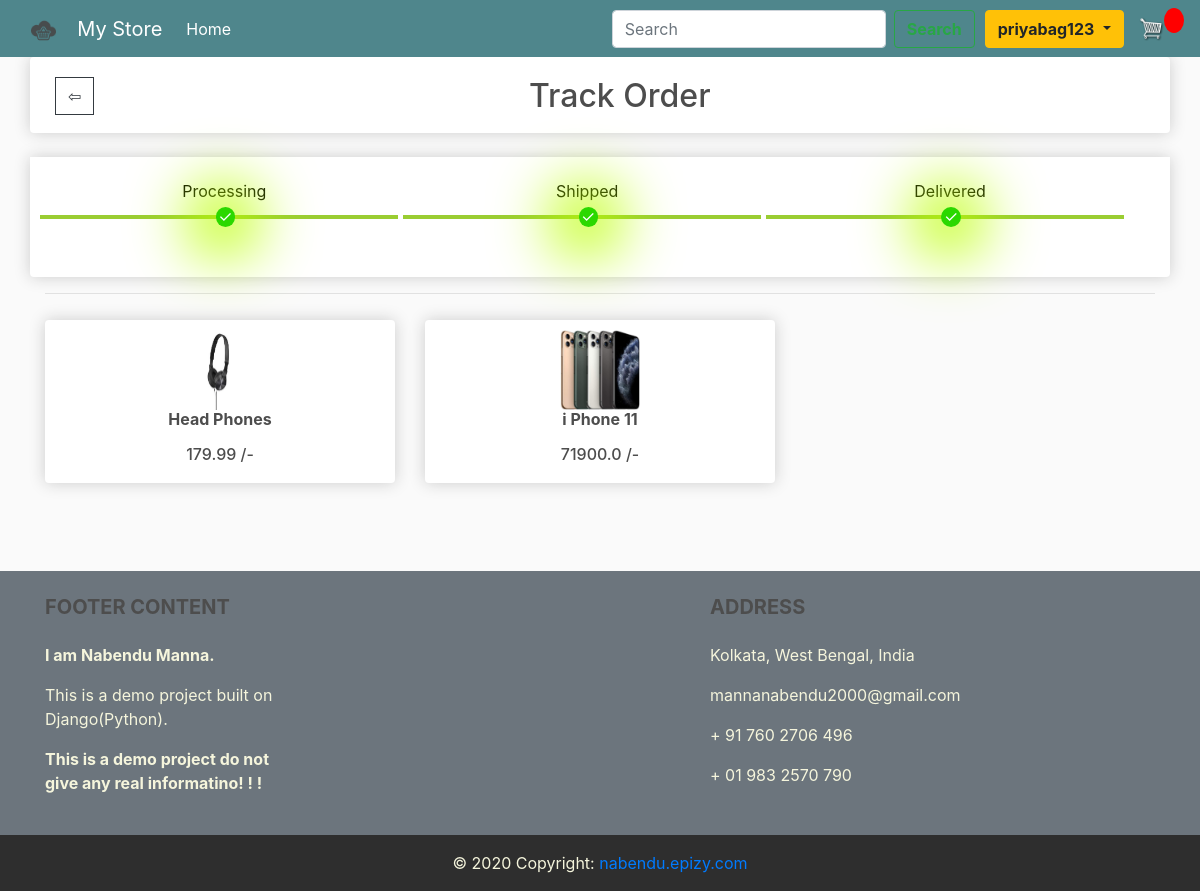
Screenshot of /trackOrder/?id=9 (signed in) with the database file from the repository.
### store/models.py (models this page shows, shortened)
class OrderItem(models.Model):
    product = models.ForeignKey(Product, null=True, blank = True, on_delete=models.CASCADE)
    order = models.ForeignKey(Order, null=True, blank = True, on_delete=models.CASCADE)
    quantity = models.IntegerField(default = 0, null=True, blank = True)
    date_added = models.DateTimeField(auto_now_add=True)

class Product(models.Model):
    name = models.CharField(max_length=50, null=True)
    price = models.FloatField();
    details = models.CharField(max_length=150, null=True)
    image = models.ImageField(null=True, blank=True)
    catagoryId = models.ForeignKey(Catagories, null=True, blank=True, on_delete=models.CASCADE)
    brandId = models.ForeignKey(Brands,null=True, blank = True,  on_delete=models.CASCADE)
    @property
    def imageURL(self):
        try:
            url = self.image.url
        except:
            url = ''
        return url

### store/views.py (the view)
# urls.py: path('trackOrder/',views.trackOrder, name="trackOrder"),
def trackOrder (request):
     if request.method == 'GET':
          oId = request.GET['id']
          order = Order.objects.get(id = oId)
          items = order.orderitem_set.all()
          customer = request.user.customer
          shippingAddress = ShippingAddress.objects.get(order = order.id)
     context = {'shippingAddress': shippingAddress, 'items': items}
     return render(request, 'customer/trackOrder.html', context)

### store/templates/customer/trackOrder.html (shortened to what this page needs)
{% extends 'store/main.html' %}
{% load static %}
{% block content %}
<div class="row box-element">
    <div class="col-lg-12">
        <div class="product">
            <a class="btn btn-outline-dark float-left" href="{% url 'profile' %}">&#x21E6; </a><center><h2> Track Order </h2></center>
        </div>
    </div>
</div><br>
<div class="row">
    <div class="box-element product col-12">
    {% if shippingAddress.status == 0 %}
    <ol class="progtrckr" data-progtrckr-steps="3">
        <li class="progtrckr-done">Processing</li>
        <li class="progtrckr-todo">Shipped</li>
        <li class="progtrckr-todo">Delivered</li>
    </ol>
    {% elif shippingAddress.status == 1 %}
    <ol class="progtrckr" data-progtrckr-steps="3">
        <li class="progtrckr-done">Processing</li>
        <li class="progtrckr-done">Shipped</li>
        <li class="progtrckr-todo">Delivered</li>
    </ol>
    {% elif shippingAddress.status == 2 %}
    <ol class="progtrckr" data-progtrckr-steps="3">
        <li class="progtrckr-done">Processing</li>
        <li class="progtrckr-done">Shipped</li>
        <li class="progtrckr-done">Delivered</li>
    </ol>
    {% else %}
    <ol class="progtrckr" data-progtrckr-steps="3">
        <li class="progtrckr-done">Processing</li>
        <li class="progtrckr-done">Shipped</li>
        <li class="progtrckr-done">Delivered</li>
    </ol>
    {% endif %}
    <br><br>
    </div>
</div>
<hr>
<div class="row">
    {% for item in items %}
    <div class="col-6 col-md-4 col-lg-4 ">
        <div class="box-element">
            <center><img class = "row-image" style="height: 5em; width: 5em" src = "{{item.product.imageURL}}"></center>
            <div class="product">
                <div class="overflow-auto" style="height: 35px;"><center><h6><strong >{{item.product.name}}</strong></h6></center></div>
                <center><h6 style="display: inline-block; "> {{item.product.price}} /-</h6></center>
            </div>
        </div>
    </div>
    {% endfor %}
</div>
{% endblock content %}

### store/templates/store/main.html (shortened to what this page needs)
<!DOCTYPE html>
{% load static %}
<html lang="en">
<head>
    <link rel="stylesheet" href="https://maxcdn.bootstrapcdn.com/bootstrap/4.5.2/css/bootstrap.min.css">
    <link rel="stylesheet" href="https://stackpath.bootstrapcdn.com/font-awesome/4.7.0/css/font-awesome.min.css">
    <link rel="stylesheet" type="text/css" href="{% static 'css/main.css' %}">
</head>
<body>
    <nav class="navbar navbar-expand-lg navbar-dark  bg-dark ">
      <a class="navbar-brand" href="{% url 'index' %}">
        <img rel="icon" type="image/x-icon" id="cart-icon" src="{% static 'images/eCom.ico' %}"> &ensp;
        My Store
      </a>
      <div class="collapse navbar-collapse" id="navbarSupportedContent">
        <ul class="navbar-nav mr-auto">
          <li class="nav-item active">
            <a class="nav-link" href="{% url 'index'%}">Home <span class="sr-only">(current)</span></a>
          </li>
        </ul>
        <form class="form-inline my-2 my-lg-0" style="padding-right:10px;" action = "/search" method="GET">
          <input class="form-control mr-sm-2" type="search" placeholder="Search" aria-label="Search" name="search">
          <button class="btn btn-outline-success rounded my-2 my-sm-0" type="submit"><b> Search </b></button>
        </form>
        <div class="form-inline my-2 my-lg-0">
          {% if user.is_authenticated %}
            <div class="btn-group">
              <button type="button" class="btn btn-warning dropdown-toggle rounded" data-toggle="dropdown" aria-haspopup="true" aria-expanded="false">
                <b>{{ user.get_username }}</b>
              </button>
            </div>
     	    <a href="{% url 'cart' %}">
    		    <img  id="cart-icon" src="{% static 'images/cart.png' %}">
    	    </a>
          <p class = "cartItems" id = "cart-total"></p>
          {% else %}
            <a href="{% url 'signin' %}"class="btn btn-warning rounded-left">Sign In</a>
            <a href="{% url 'signup' %}"class="btn btn-warning rounded-right">Sign UP</a>
          {% endif %}
        </div>
      </div>
    </nav>
    <div class="container" style="min-height: 490px;">
        {% block content %}
        {% endblock content %}
    </div>
    <br>
<footer class="page-footer font-small bg-secondary" style="color: beige;">
  <div class="container text-center text-md-left">
    <div class="row">
      <div class="col-md-4 col-lg-3 mr-auto my-md-4 my-0 mt-4 mb-1">
        <h5 class="font-weight-bold text-uppercase mb-4">Footer Content</h5>
        <p><b>I am Nabendu Manna.</b></p>
        <p>This is a demo project built on Django(Python).</p>
        <p><b>This is a demo project do not give any real informatino! ! !</b></p>
      </div>
      <div class="col-md-4 col-lg-3 mx-auto my-md-4 my-0 mt-4 mb-1">
        <h5 class="font-weight-bold text-uppercase mb-4">Address</h5>
        <ul class="list-unstyled">
          <li>
            <p>
              Kolkata, West Bengal, India</p>
          </li>
          <li>
            <p>
              mannanabendu2000@gmail.com</p>
          </li>
          <li>
            <p>
              + 91 760 2706 496</p>
          </li>
          <li>
            <p>
              + 01 983 2570 790</p>
          </li>
        </ul>
      </div>
    </div>
  </div>
</footer>
<footer class="page-footer font-small" style="color: beige; background-color: rgb(46, 46, 46);">
  <div class="footer-copyright text-center py-3">© 2020 Copyright:
    <a href="https://nabendu.epizy.com/"> nabendu.epizy.com</a>
  </div>
</footer>
</body>
</html>

### static/css/main.css (style rules this page uses)
body { background-color: hsl(0, 0%, 98%); }
h1, h2, h3, h4, h5, h6 { color: hsl(0, 0%, 30%); }
.box-element { box-shadow: hsl(0, 0%, 80%) 0 0 16px; background-color: #fff; border-radius: 4px; padding: 10px; }
.product { border-radius: 0 0 4px 4px; }
.bg-dark { background-color: #4f868c!important; }
#cart-icon { width: 25px; display: inline-block; margin-left: 15px; }
#cart-total { display: block; text-align: center; color: #fff; background-color: red; width: 20px; height: 25px; border-radius: 50%; font-size: 14px; }
.col-lg-4, .col-lg-6, .col-lg-8, .col-lg-12 { margin-top: 10px; }
.btn { border-radius: 0; }
.row-image { width: 100px; }

### store/templates/customer/trackOrder.html (style rules this page uses)
ol.progtrckr { margin: 0; padding: 0; list-style-type: none; }
ol.progtrckr li { display: inline-block; text-align: center; line-height: 3em; }
ol.progtrckr li { width: 32%; }
ol.progtrckr li.progtrckr-done { color: black; border-bottom: 4px solid yellowgreen; }
ol.progtrckr li:after { content: "\00a0\00a0"; }
ol.progtrckr li:before { position: relative; bottom: -2.5em; float: left; left: 49%; line-height: 1em; }
ol.progtrckr li.progtrckr-done:before { content: "\2713"; color: white; background-color: rgb(43, 216, 0); box-shadow: -2.5px 3px 60px 25px rgb(187, 255, 0); height: 1.2em; width: 1.2em; line-height: 1.2em; border: none; border-radius: 1.2em; }

### rows the page displays
OrderItem: product.imageURL (picture), product.name "Head Phones", product.price "179.99"
OrderItem: product.imageURL (picture), product.name "i Phone 11", product.price "71900.0"

### other values shown
{{ user.get_username }} "priyabag123"
